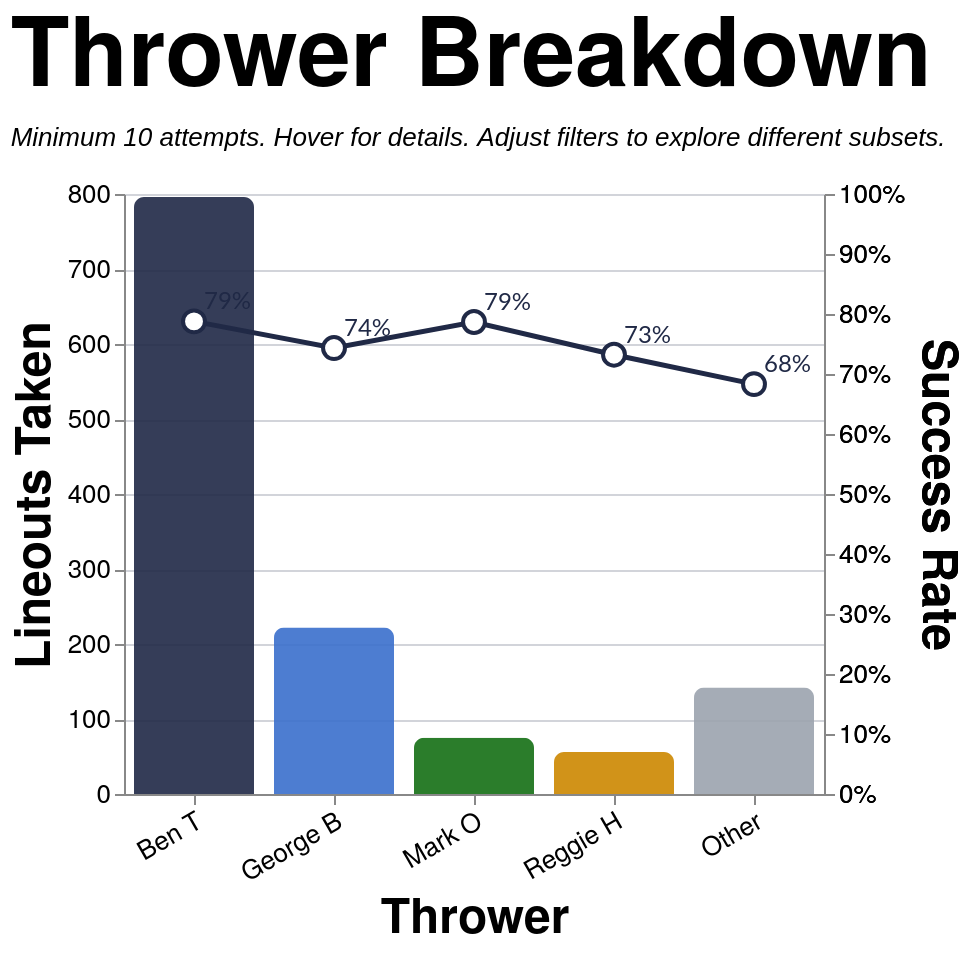

This figure's Vega-Lite source:
### Vega-Lite specification from a JSON file in a GitHub repository (floating-point values rounded to 4 significant figures; data arrays with more than 128 entries replaced by an {"elided": "..."} marker saying what was removed)
{"config": {"axis": {"labelFont": "PT Sans Narrow, Helvetica Neue, Helvetica, Arial, sans-serif", "titleFont": "PT Sans Narrow, Helvetica Neue, Helvetica, Arial, sans-serif", "labelFontSize": 13, "titleFontSize": 24, "gridColor": "#202947", "gridOpacity": 0.2, "zindex": 1}, "text": {"font": "Lato, sans-serif"}, "bar": {"cornerRadiusEnd": 5}, "header": {"labelFont": "PT Sans Narrow, Helvetica Neue, Helvetica, Arial, sans-serif", "titleFont": "PT Sans Narrow, Helvetica Neue, Helvetica, Arial, sans-serif", "labelFontSize": 24, "titleFontSize": 28, "labelFontWeight": "bold", "orient": "left"}, "legend": {"labelFont": "PT Sans Narrow, Helvetica Neue, Helvetica, Arial, sans-serif", "titleFont": "PT Sans Narrow, Helvetica Neue, Helvetica, Arial, sans-serif", "labelFontSize": 14, "titleFontSize": 16, "titlePadding": 5, "fillColor": "white", "strokeColor": "black", "padding": 10, "titleFontWeight": "lighter", "titleFontStyle": "italic", "titleColor": "gray", "offset": 10}, "title": {"font": "PT Sans Narrow, Helvetica Neue, Helvetica, Arial, sans-serif", "fontSize": 48, "fontWeight": "bold", "anchor": "start", "align": "center", "titlePadding": 20, "subtitlePadding": 10, "subtitleFontSize": 13, "subtitleColor": "", "subtitleFontStyle": "italic", "offset": 15, "color": "black"}, "axisX": {"labelAngle": 0}, "facet": {"title": null, "header": null, "align": {"row": "each", "column": "each"}, "spacing": 10}, "resolve": {"scale": {"y": "independent", "facet": "independent"}}, "background": "transparent", "scale": {"offsetBandPaddingOuter": 0.2, "offsetBandPaddingInner": 0.1}, "view": {"stroke": null, "background": "transparent"}}, "layer": [{"mark": {"type": "bar", "opacity": 0.9, "size": 60}, "encoding": {"color": {"field": "thrower_tier", "legend": null, "scale": {"domain": ["Ben T", "George B", "Mark O", "Reggie H", "Other"], "range": ["#202946", "#3a6fcc", "#146f14", "#cc8800", "#9ca3af"]}, "type": "nominal"}, "stroke": {"value": "transparent"}, "tooltip": [{"field": "thrower_tier_name", "title": "Thrower", "type": "nominal"}, {"field": "attempts", "format": ",.0f", "title": "Attempts", "type": "quantitative"}, {"field": "won", "format": ",.0f", "title": "Won", "type": "quantitative"}, {"field": "success_rate", "format": ".1%", "title": "Success Rate", "type": "quantitative"}], "x": {"axis": {"labelAngle": -30}, "field": "thrower_tier", "sort": ["Ben T", "George B", "Mark O", "Reggie H", "Other"], "title": "Thrower", "type": "nominal"}, "y": {"field": "attempts", "title": "Lineouts Taken", "type": "quantitative"}}, "transform": [{"filter": "(loSquad == 'All' || datum.squad == loSquad) && (loSeason == 'All' || datum.season == loSeason) && (loGameType == 'All' || (loGameType == 'League + Cup' && (datum.game_type == 'League' || datum.game_type == 'Cup')) || (loGameType == 'League only' && datum.game_type == 'League') || datum.game_type == loGameType) && (loThrower == 'All' || datum.thrower == loThrower) && (loJumper == 'All' || datum.jumper == loJumper) && (loArea == 'All' || datum.area == loArea) && (loNumbers == 'All' || datum.numbers == loNumbers)"}, {"aggregate": [{"op": "count", "as": "attempts"}, {"op": "sum", "field": "won", "as": "won"}], "groupby": ["thrower_tier", "thrower_tier_name"]}, {"calculate": "datum.won / datum.attempts", "as": "success_rate"}]}, {"mark": {"type": "line", "point": {"fill": "white", "filled": false, "size": 120, "stroke": "#202946"}, "stroke": "#202946", "strokeWidth": 2.5}, "encoding": {"tooltip": [{"field": "thrower_tier_name", "title": "Thrower", "type": "nominal"}, {"field": "attempts", "format": ",.0f", "title": "Attempts", "type": "quantitative"}, {"field": "won", "format": ",.0f", "title": "Won", "type": "quantitative"}, {"field": "success_rate", "format": ".1%", "title": "Success Rate", "type": "quantitative"}], "x": {"axis": {"labelAngle": -30}, "field": "thrower_tier", "sort": ["Ben T", "George B", "Mark O", "Reggie H", "Other"], "title": "Thrower", "type": "nominal"}, "y": {"axis": {"format": "%", "orient": "right"}, "field": "success_rate", "scale": {"domain": [0, 1]}, "title": "Success Rate", "type": "quantitative"}}, "transform": [{"filter": "(loSquad == 'All' || datum.squad == loSquad) && (loSeason == 'All' || datum.season == loSeason) && (loGameType == 'All' || (loGameType == 'League + Cup' && (datum.game_type == 'League' || datum.game_type == 'Cup')) || (loGameType == 'League only' && datum.game_type == 'League') || datum.game_type == loGameType) && (loThrower == 'All' || datum.thrower == loThrower) && (loJumper == 'All' || datum.jumper == loJumper) && (loArea == 'All' || datum.area == loArea) && (loNumbers == 'All' || datum.numbers == loNumbers)"}, {"aggregate": [{"op": "count", "as": "attempts"}, {"op": "sum", "field": "won", "as": "won"}], "groupby": ["thrower_tier", "thrower_tier_name"]}, {"calculate": "datum.won / datum.attempts", "as": "success_rate"}]}, {"mark": {"type": "text", "align": "left", "baseline": "middle", "color": "#202946", "dx": 5, "dy": -10, "fontSize": 12}, "encoding": {"text": {"field": "success_rate", "format": ".0%", "type": "quantitative"}, "x": {"axis": {"labelAngle": -30}, "field": "thrower_tier", "sort": ["Ben T", "George B", "Mark O", "Reggie H", "Other"], "title": "Thrower", "type": "nominal"}, "y": {"axis": {"format": "%", "orient": "right"}, "field": "success_rate", "scale": {"domain": [0, 1]}, "title": "Success Rate", "type": "quantitative"}}, "transform": [{"filter": "(loSquad == 'All' || datum.squad == loSquad) && (loSeason == 'All' || datum.season == loSeason) && (loGameType == 'All' || (loGameType == 'League + Cup' && (datum.game_type == 'League' || datum.game_type == 'Cup')) || (loGameType == 'League only' && datum.game_type == 'League') || datum.game_type == loGameType) && (loThrower == 'All' || datum.thrower == loThrower) && (loJumper == 'All' || datum.jumper == loJumper) && (loArea == 'All' || datum.area == loArea) && (loNumbers == 'All' || datum.numbers == loNumbers)"}, {"aggregate": [{"op": "count", "as": "attempts"}, {"op": "sum", "field": "won", "as": "won"}], "groupby": ["thrower_tier", "thrower_tier_name"]}, {"calculate": "datum.won / datum.attempts", "as": "success_rate"}]}], "data": {"name": "data-7803f8b81b48b1da4870168cfc0eaa17"}, "height": 300, "params": [{"name": "loSquad", "value": "All"}, {"name": "loSeason", "value": "All"}, {"name": "loGameType", "value": "All"}, {"name": "loThrower", "value": "All"}, {"name": "loJumper", "value": "All"}, {"name": "loArea", "value": "All"}, {"name": "loNumbers", "value": "All"}], "resolve": {"scale": {"y": "independent"}}, "title": {"text": "Thrower Breakdown", "subtitle": "Minimum 10 attempts. Hover for details. Adjust filters to explore different subsets."}, "width": {"step": 70}, "$schema": "https://vega.github.io/schema/vega-lite/v5.20.1.json", "datasets": {"data-7803f8b81b48b1da4870168cfc0eaa17": {"elided": "1291 records"}}}
